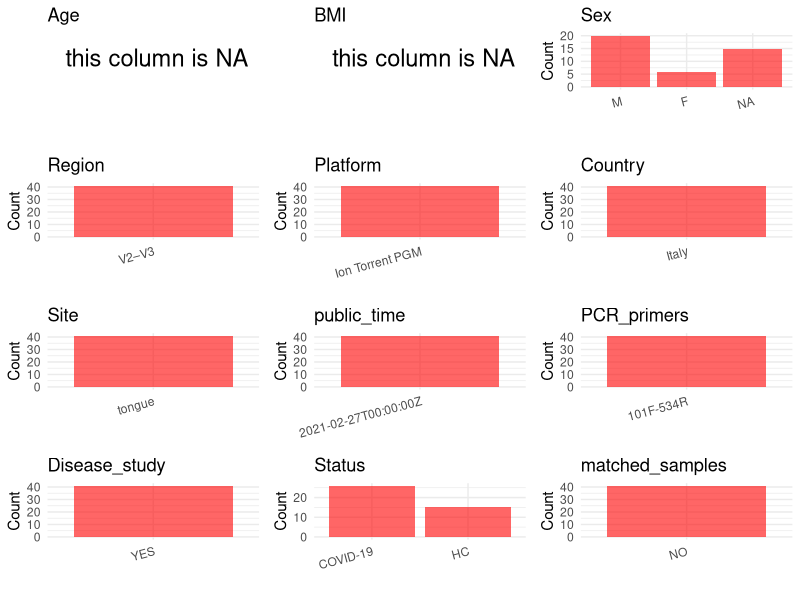

Write R code to recreate this figure. (Note: this script raises an error after producing the figure.)
## ---- chunk 1
# Load necessary libraries
library(dplyr)
library(ggplot2)
library(cowplot)

# Set working directory (update this path to your local directory)
setwd("D:/oral_project/PRJNA692359")

# Read the initial metadata files
initial_meta<-read.csv("SraRunTable.csv",header = T)

# Combine the two metadata files
#meta <- rbind(initial_meta, initial_meta1)

#Remove entries non-oral samples
#initial_meta <- subset(initial_meta,isolate %in% c("saliva","tongue coat"))

# Check the number of samples containing "HT" in Sample.Name (e.g., healthy controls)
#nrow(subset(meta, grepl("HT", Sample.Name)))

# Display the first few rows of the metadata
head(initial_meta)
## ---- chunk 2
# Create a uniform metadata dataframe
metadata <- data.frame(
  BioProject = initial_meta$BioProject,
  Run = initial_meta$Run,
  sample_name = initial_meta$Sample.Name,
  Age = NA,
  BMI = NA,
  #Sex = NA,
  Region = "V2–V3",
  Platform = initial_meta$Instrument,
  Country = initial_meta$geo_loc_name_country,
  Site = replace(initial_meta$env_material, initial_meta$env_material == "mouth", "tongue"),
  public_time = initial_meta$ReleaseDate,
  stringsAsFactors = FALSE
)
## ---- chunk 3
metadata <- metadata %>%
  mutate(
    Sex = case_when(
      grepl("A", sample_name) ~ "F",  # 如果样本名称包含"A"，则性别为"F"（女性）
      grepl("ator|btor", sample_name) ~ "M",  # 如果样本名称包含"ator"，则性别为"M"（男性）
      sample_name %in% c("sal", "VW", "PF", "ON", "DG", "", NA) ~ NA_character_,  # 如果样本名称是这些未提供或未指定的值，则性别设为NA
      TRUE ~ NA_character_  # 其他所有情况，性别也设为NA
    )
  )
## ---- chunk 4
# Add information obtained from the publication
metadata$PCR_primers <- "101F-534R"
metadata$title <- "Profiling of Oral Microbiota and Cytokines in COVID-19 Patients"
metadata$Disease_study <- "YES"
# Assign disease status based on sample_name patterns
metadata <- metadata %>%
  mutate(Status = case_when(
    grepl("VW|PF|ON|DG|sal", sample_name) ~ "HC",
    grepl("ator|A|btor", sample_name) ~ "COVID-19"
  ))

#get subjects id according to sample id
metadata$sample_name<-gsub("","",metadata$sample_name)
#get subjects id with Saliva available
keep_subjects<-subset(metadata,Site %in% "tongue")
#remove subjects without Saliva samples
metadata<-subset(metadata,sample_name %in% keep_subjects$sample_name)
#get subjects sampling counts
sample_counts <- table(metadata$sample_name)
# Create matched_samples column, any subjects have >=2 samples will be label "YES", otherwise "NO"
metadata$matched_samples <- ifelse(metadata$sample_name %in% names(sample_counts[sample_counts >= 2]), "YES", "NO")
## ---- chunk 5
# Check the number of unique runs and sample names
print(paste("Number of unique runs:", length(unique(metadata$Run))))
print(paste("Number of unique sample names:", length(unique(metadata$sample_name))))
## ---- chunk 6
# Select columns for visualization
plot_data <- metadata %>%
  select(-BioProject, -Run, -sample_name, -title)

# Function to create simple plots for each column
create_simple_plots <- function(data) {
  plots <- list()
  
  for (col in colnames(data)) {
    # Check if the column is all NA
    if (all(is.na(data[[col]]))) {
      # Create an empty plot with text indicating all NA
      p <- ggplot() +
        annotate("text", x = 0.5, y = 0.5, label = "this column is NA", size = 6) +
        labs(title = col) +
        theme_void()
    } else if (is.numeric(data[[col]])) {
      # Numeric variable: histogram
      p <- ggplot(data, aes(x = .data[[col]])) +
        geom_histogram(fill = "blue", alpha = 0.6, bins = 20, na.rm = TRUE) +
        labs(title = col) +
        theme_minimal()
    } else {
      # Categorical variable: bar plot (remove NA values)
      count_data <- as.data.frame(table(data[[col]], useNA = "ifany"))
      p <- ggplot(count_data, aes(x = reorder(Var1, -Freq), y = Freq)) +
        geom_col(fill = "red", alpha = 0.6) +
        labs(title = col, x = NULL, y = "Count") +
        theme_minimal() +
        theme(axis.text.x = element_text(angle = 15, hjust = 1))
    }
    plots[[col]] <- p
  }
  
  return(plots)
}

# Generate and arrange plots
plots <- create_simple_plots(plot_data)
p<-plot_grid(plots$Age, 
          plots$BMI, 
          plots$Sex, 
          plots$Region, 
          plots$Platform, 
          plots$Country, 
          plots$Site,
          plots$public_time, 
          plots$PCR_primers,
          plots$Disease_study,
          plots$Status,
          plots$matched_samples,# add 
          ncol = 3, align = "hv", axis = "lb")
ggsave("Metadata_Summary.png", plot = p, width = 8, height = 6, dpi = 150)
## ---- chunk 7
knitr::include_graphics("Metadata_Summary.png")
## ---- chunk 8
# Reorder columns to match the desired format
metadata <- metadata[, c(
  "BioProject", "Run", "sample_name", "Age", "BMI", "Sex", 
  "Region", "Platform", "Country", "Site", "public_time", 
  "PCR_primers", "title", "Disease_study", "Status","matched_samples"
)]

# Export the uniform metadata to a CSV file
write.csv(metadata, file = "metadata.csv", quote = TRUE)
head(metadata)
